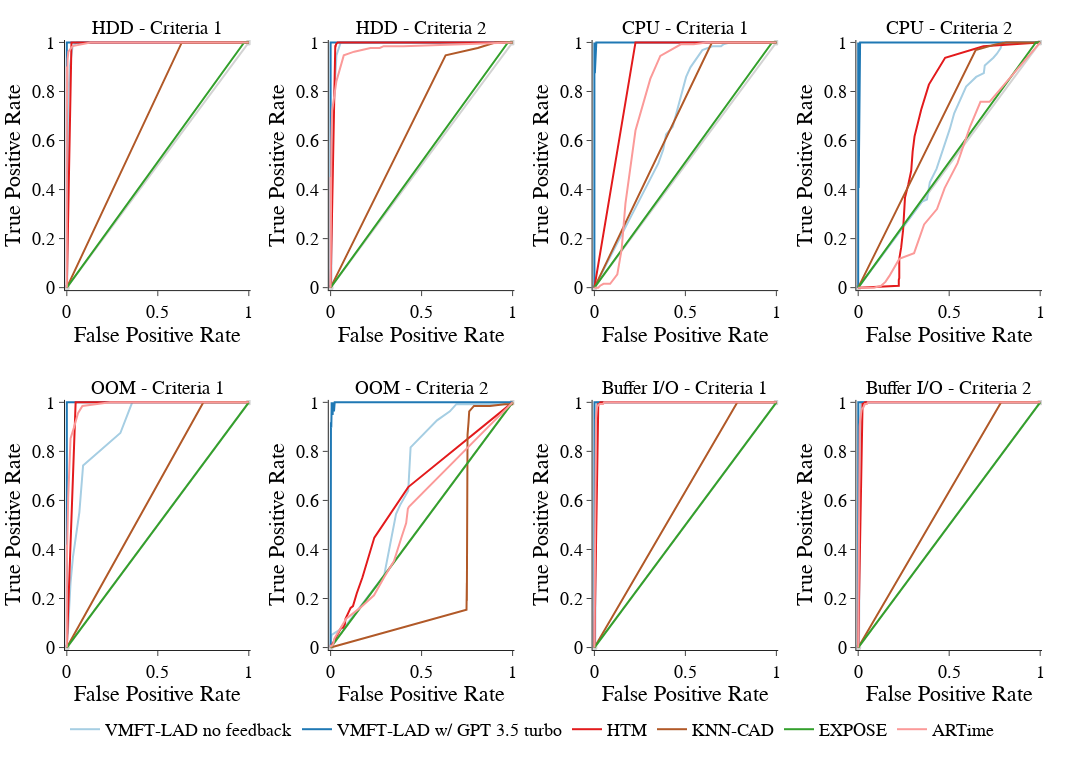

Source (notebook cell):
### Code cell
generateROCForDataset()

### Figure 1 — Plotly figure (JSON) as saved in the notebook; plotly's stock layout.template omitted (floating-point values rounded to 4 significant figures)
{"data": [{"line": {"color": "lightgray"}, "name": "Baseline", "showlegend": false, "type": "scatter", "x": [0, 1], "xaxis": "x", "y": [0, 1], "yaxis": "y"}, {"line": {"color": "#a6cee3"}, "name": "VMFT-LAD no feedback", "showlegend": false, "type": "scatter", "x": [0, 0.002128, 0.002128, 0.002128, 0.002128, 0.002128, 0.002128, 0.002128, 0.004255, 0.004255, 0.004255, 0.006383, 0.01064, 0.01702, 0.03191, 0.05532, 0.1043, 0.1447, 0.2021, 0.3064, 0.4128, 0.5553, 0.6851, 0.8191, 0.8957, 0.9383, 0.9532, 0.9681, 0.9723, 0.983, 0.9915, 0.9915, 0.9915, 0.9915, 0.9915, 0.9936, 1], "xaxis": "x", "y": [0, 0.01504, 0.05263, 0.02256, 0.01504, 0.02256, 0.01504, 0.02256, 0.06015, 0.1128, 0.3534, 0.7519, 0.8195, 0.9023, 0.985, 1, 1, 1, 1, 1, 1, 1, 1, 1, 1, 1, 1, 1, 1, 1, 1, 1, 1, 1, 1, 1, 1], "yaxis": "y"}, {"line": {"color": "#1f78b4"}, "name": "VMFT-LAD w/ GPT 3.5 turbo", "showlegend": false, "type": "scatter", "x": [0, 0, 0, 0, 0, 0, 0, 0, 0, 0, 0, 0, 0, 0, 0, 0, 0, 0, 0, 0, 0, 0.002128, 0.002128, 0.002128, 0.002128, 0.002128, 0.002128, 0.008511, 0.01064, 0.01702, 0.01702, 0.01702, 0.02979, 0.02979, 0.03404, 0.04043, 1], "xaxis": "x", "y": [0, 1, 1, 1, 0.9774, 0.8797, 0.7594, 0.7143, 1, 0.3008, 0.04511, 0.03759, 0.01504, 0.01504, 0.01504, 0.007519, 0.09774, 0.007519, 0.007519, 1, 1, 1, 1, 1, 1, 1, 1, 1, 1, 1, 1, 1, 1, 1, 1, 1, 1], "yaxis": "y"}, {"line": {"color": "#e31a1c"}, "name": "HTM", "showlegend": false, "type": "scatter", "x": [0, 0.0234, 0.0234, 0.0234, 0.0234, 0.0234, 0.0234, 0.02553, 0.02553, 0.02766, 0.02979, 0.0383, 0.0383, 0.04468, 0.04468, 0.05745, 0.07021, 0.1021, 0.1745, 0.5404, 0.9979, 1], "xaxis": "x", "y": [0, 1, 1, 1, 1, 1, 1, 1, 1, 1, 1, 1, 1, 1, 1, 1, 1, 1, 1, 1, 1, 1], "yaxis": "y"}, {"line": {"color": "#b15928"}, "name": "KNN-CAD", "showlegend": false, "type": "scatter", "x": [0, 0.6319, 0.8085, 0.8745, 0.9043, 0.9234, 0.9319, 0.9447, 0.9574, 0.9681, 0.9723, 0.983, 0.9851, 0.9872, 0.9915, 0.9915, 0.9915, 0.9957, 0.9979, 0.9979, 0.9979, 1], "xaxis": "x", "y": [0, 1, 1, 1, 1, 1, 1, 1, 1, 1, 1, 1, 1, 1, 1, 1, 1, 1, 1, 1, 1, 1], "yaxis": "y"}, {"line": {"color": "#33a02c"}, "name": "EXPOSE", "showlegend": false, "type": "scatter", "x": [0, 0, 0.9745, 1, 1, 1, 1, 1, 1, 1, 1, 1, 1, 1, 1, 1, 1, 1, 1, 1, 1, 1], "xaxis": "x", "y": [0, 0, 1, 1, 1, 1, 1, 1, 1, 1, 1, 1, 1, 1, 1, 1, 1, 1, 1, 1, 1, 1], "yaxis": "y"}, {"line": {"color": "#fb9a99"}, "name": "ARTime", "showlegend": false, "type": "scatter", "x": [0, 0, 0, 0, 0, 0, 0, 0, 0.004255, 0.008511, 0.03191, 0.07234, 0.1298, 0.2191, 0.2702, 0.2915, 0.334, 0.3532, 0.3702, 0.3872, 0.4, 1], "xaxis": "x", "y": [0, 0.4211, 0.8421, 0.8872, 0.8872, 0.8947, 0.9023, 0.6992, 0.9323, 0.9624, 0.985, 0.9925, 1, 1, 1, 1, 1, 1, 1, 1, 1, 1], "yaxis": "y"}, {"line": {"color": "lightgray"}, "name": "Baseline", "showlegend": false, "type": "scatter", "x": [0, 1], "xaxis": "x2", "y": [0, 1], "yaxis": "y2"}, {"line": {"color": "#a6cee3"}, "name": "VMFT-LAD no feedback", "showlegend": false, "type": "scatter", "x": [0, 0.002128, 0.002128, 0.002128, 0.002128, 0.002128, 0.002128, 0.002128, 0.004255, 0.004255, 0.004255, 0.006383, 0.01064, 0.01702, 0.03191, 0.05532, 0.1043, 0.1447, 0.2021, 0.3064, 0.4128, 0.5553, 0.6851, 0.8191, 0.8957, 0.9383, 0.9532, 0.9681, 0.9723, 0.983, 0.9915, 0.9915, 0.9915, 0.9915, 0.9915, 0.9936, 1], "xaxis": "x2", "y": [0, 0.01504, 0.01504, 0.01504, 0.01504, 0.01504, 0.01504, 0.01504, 0.02256, 0.02256, 0.1353, 0.5414, 0.609, 0.7368, 0.9474, 1, 1, 1, 1, 1, 1, 1, 1, 1, 1, 1, 1, 1, 1, 1, 1, 1, 1, 1, 1, 1, 1], "yaxis": "y2"}, {"line": {"color": "#1f78b4"}, "name": "VMFT-LAD w/ GPT 3.5 turbo", "showlegend": false, "type": "scatter", "x": [0, 0, 0, 0, 0, 0, 0, 0, 0, 0, 0, 0, 0, 0, 0, 0, 0, 0, 0, 0, 0, 0.002128, 0.002128, 0.002128, 0.002128, 0.002128, 0.002128, 0.008511, 0.01064, 0.01702, 0.01702, 0.01702, 0.02979, 0.02979, 0.03404, 0.04043, 1], "xaxis": "x2", "y": [0, 1, 1, 1, 0.9248, 0.6992, 0.5639, 0.5263, 1, 0.1128, 0.01504, 0.007519, 0.007519, 0.007519, 0.007519, 0.007519, 0.01504, 0.007519, 0.007519, 1, 1, 1, 1, 1, 1, 1, 1, 1, 1, 1, 1, 1, 1, 1, 1, 1, 1], "yaxis": "y2"}, {"line": {"color": "#e31a1c"}, "name": "HTM", "showlegend": false, "type": "scatter", "x": [0, 0.0234, 0.0234, 0.0234, 0.0234, 0.0234, 0.0234, 0.02553, 0.02553, 0.02766, 0.02979, 0.0383, 0.0383, 0.04468, 0.04468, 0.05745, 0.07021, 0.1021, 0.1745, 0.5404, 0.9979, 1], "xaxis": "x2", "y": [0, 0.9774, 0.9774, 0.9774, 0.9774, 0.985, 0.9774, 0.985, 0.985, 0.985, 0.9925, 1, 1, 1, 1, 1, 1, 1, 1, 1, 1, 1], "yaxis": "y2"}, {"line": {"color": "#b15928"}, "name": "KNN-CAD", "showlegend": false, "type": "scatter", "x": [0, 0.6319, 0.8085, 0.8745, 0.9043, 0.9234, 0.9319, 0.9447, 0.9574, 0.9681, 0.9723, 0.983, 0.9851, 0.9872, 0.9915, 0.9915, 0.9915, 0.9957, 0.9979, 0.9979, 0.9979, 1], "xaxis": "x2", "y": [0, 0.9474, 0.9774, 0.9925, 1, 1, 1, 1, 1, 1, 1, 1, 1, 1, 1, 1, 1, 1, 1, 1, 1, 1], "yaxis": "y2"}, {"line": {"color": "#33a02c"}, "name": "EXPOSE", "showlegend": false, "type": "scatter", "x": [0, 0, 0.9745, 1, 1, 1, 1, 1, 1, 1, 1, 1, 1, 1, 1, 1, 1, 1, 1, 1, 1, 1], "xaxis": "x2", "y": [0, 0, 1, 1, 1, 1, 1, 1, 1, 1, 1, 1, 1, 1, 1, 1, 1, 1, 1, 1, 1, 1], "yaxis": "y2"}, {"line": {"color": "#fb9a99"}, "name": "ARTime", "showlegend": false, "type": "scatter", "x": [0, 0, 0, 0, 0, 0, 0, 0, 0.004255, 0.008511, 0.03191, 0.07234, 0.1298, 0.2191, 0.2702, 0.2915, 0.334, 0.3532, 0.3702, 0.3872, 0.4, 1], "xaxis": "x2", "y": [0, 0, 0.07519, 0.1053, 0.1729, 0.3008, 0.4511, 0.04511, 0.594, 0.7218, 0.8421, 0.9474, 0.9624, 0.9774, 0.9774, 0.985, 0.985, 0.985, 0.985, 0.985, 0.985, 1], "yaxis": "y2"}, {"line": {"color": "lightgray"}, "name": "Baseline", "showlegend": false, "type": "scatter", "x": [0, 1], "xaxis": "x3", "y": [0, 1], "yaxis": "y3"}, {"line": {"color": "#a6cee3"}, "name": "VMFT-LAD no feedback", "showlegend": false, "type": "scatter", "x": [0, 0.3517, 0.378, 0.3937, 0.4304, 0.4619, 0.5039, 0.5276, 0.5932, 0.6483, 0.6903, 0.6955, 0.7087, 0.7428, 0.7612, 0.7822, 0.7927, 0.8399, 0.8556, 0.8688, 0.8688, 0.8871, 0.9003, 0.9186, 0.9318, 0.9396, 0.9528, 0.9606, 0.9685, 0.9685, 0.9685, 0.9685, 0.9711, 0.9711, 0.9711, 0.9711, 1], "xaxis": "x3", "y": [0, 0.5078, 0.5625, 0.625, 0.6562, 0.7422, 0.8594, 0.8984, 0.9688, 0.9844, 0.9844, 0.9844, 0.9922, 1, 1, 1, 1, 1, 1, 1, 1, 1, 1, 1, 1, 1, 1, 1, 1, 1, 1, 1, 1, 1, 1, 1, 1], "yaxis": "y3"}, {"line": {"color": "#1f78b4"}, "name": "VMFT-LAD w/ GPT 3.5 turbo", "showlegend": false, "type": "scatter", "x": [0, 0, 0, 0, 0, 0, 0, 0, 0, 0, 0, 0, 0, 0, 0, 0, 0, 0, 0, 0, 0, 0, 0, 0, 0, 0.002625, 0.0105, 0.0105, 0.0105, 0.0105, 0.0105, 0.0105, 0.0105, 0.0105, 0.0105, 0.0105, 1], "xaxis": "x3", "y": [0, 1, 1, 1, 0.9766, 0.9609, 0.9609, 0.9297, 1, 0.8438, 0.75, 0.625, 0.5703, 0.4609, 0.3984, 0.3672, 0.8125, 0.3672, 0.3516, 1, 1, 1, 1, 1, 1, 0.875, 1, 1, 1, 1, 1, 1, 1, 1, 1, 1, 1], "yaxis": "y3"}, {"line": {"color": "#e31a1c"}, "name": "HTM", "showlegend": false, "type": "scatter", "x": [0, 0.2231, 0.2231, 0.2231, 0.2257, 0.2257, 0.2257, 0.2257, 0.231, 0.2362, 0.2467, 0.2572, 0.2756, 0.2913, 0.2992, 0.3097, 0.3465, 0.3885, 0.4777, 0.6877, 0.9974, 1], "xaxis": "x3", "y": [0, 1, 1, 1, 1, 1, 1, 1, 1, 1, 1, 1, 1, 1, 1, 1, 1, 1, 1, 1, 1, 1], "yaxis": "y3"}, {"line": {"color": "#b15928"}, "name": "KNN-CAD", "showlegend": false, "type": "scatter", "x": [0, 0.6457, 0.7559, 0.8136, 0.853, 0.9029, 0.9213, 0.9475, 0.9633, 0.9738, 0.9816, 0.9948, 1, 1, 1, 1, 1, 1, 1, 1, 1, 1], "xaxis": "x3", "y": [0, 1, 1, 1, 1, 1, 1, 1, 1, 1, 1, 1, 1, 1, 1, 1, 1, 1, 1, 1, 1, 1], "yaxis": "y3"}, {"line": {"color": "#33a02c"}, "name": "EXPOSE", "showlegend": false, "type": "scatter", "x": [0, 0, 0.9764, 0.9764, 0.9764, 0.9948, 1, 1, 1, 1, 1, 1, 1, 1, 1, 1, 1, 1, 1, 1, 1, 1], "xaxis": "x3", "y": [0, 0, 1, 1, 1, 1, 1, 1, 1, 1, 1, 1, 1, 1, 1, 1, 1, 1, 1, 1, 1, 1], "yaxis": "y3"}, {"line": {"color": "#fb9a99"}, "name": "ARTime", "showlegend": false, "type": "scatter", "x": [0, 0.007874, 0.021, 0.0315, 0.04987, 0.08661, 0.126, 0.1496, 0.1706, 0.2257, 0.3071, 0.3622, 0.4331, 0.4751, 0.5459, 0.6142, 0.6719, 0.7008, 0.7165, 0.7218, 0.7218, 1], "xaxis": "x3", "y": [0, 0, 0, 0.007812, 0.01562, 0.01562, 0.05469, 0.1562, 0.3438, 0.6406, 0.8516, 0.9453, 0.9766, 0.9922, 0.9922, 1, 1, 1, 1, 1, 1, 1], "yaxis": "y3"}, {"line": {"color": "lightgray"}, "name": "Baseline", "showlegend": false, "type": "scatter", "x": [0, 1], "xaxis": "x4", "y": [0, 1], "yaxis": "y4"}, {"line": {"color": "#a6cee3"}, "name": "VMFT-LAD no feedback", "showlegend": false, "type": "scatter", "x": [0, 0.3517, 0.378, 0.3937, 0.4304, 0.4619, 0.5039, 0.5276, 0.5932, 0.6483, 0.6903, 0.6955, 0.7087, 0.7428, 0.7612, 0.7822, 0.7927, 0.8399, 0.8556, 0.8688, 0.8688, 0.8871, 0.9003, 0.9186, 0.9318, 0.9396, 0.9528, 0.9606, 0.9685, 0.9685, 0.9685, 0.9685, 0.9711, 0.9711, 0.9711, 0.9711, 1], "xaxis": "x4", "y": [0, 0.3516, 0.3594, 0.4297, 0.4844, 0.5547, 0.6484, 0.7109, 0.8203, 0.8594, 0.875, 0.9062, 0.9141, 0.9375, 0.9531, 0.9766, 1, 1, 1, 1, 1, 1, 1, 1, 1, 1, 1, 1, 1, 1, 1, 1, 1, 1, 1, 1, 1], "yaxis": "y4"}, {"line": {"color": "#1f78b4"}, "name": "VMFT-LAD w/ GPT 3.5 turbo", "showlegend": false, "type": "scatter", "x": [0, 0, 0, 0, 0, 0, 0, 0, 0, 0, 0, 0, 0, 0, 0, 0, 0, 0, 0, 0, 0, 0, 0, 0, 0, 0.002625, 0.0105, 0.0105, 0.0105, 0.0105, 0.0105, 0.0105, 0.0105, 0.0105, 0.0105, 0.0105, 1], "xaxis": "x4", "y": [0, 0.9375, 0.7812, 0.7266, 0.6406, 0.5859, 0.5312, 0.4531, 0.8359, 0.3516, 0.2656, 0.2578, 0.2344, 0.1875, 0.125, 0.09375, 0.2891, 0.09375, 0.07812, 0.9453, 0.9609, 1, 1, 1, 0.9453, 0.4062, 1, 1, 1, 1, 1, 1, 1, 1, 1, 1, 1], "yaxis": "y4"}, {"line": {"color": "#e31a1c"}, "name": "HTM", "showlegend": false, "type": "scatter", "x": [0, 0.2231, 0.2231, 0.2231, 0.2257, 0.2257, 0.2257, 0.2257, 0.231, 0.2362, 0.2467, 0.2572, 0.2756, 0.2913, 0.2992, 0.3097, 0.3465, 0.3885, 0.4777, 0.6877, 0.9974, 1], "xaxis": "x4", "y": [0, 0.007812, 0.03125, 0.03125, 0.03906, 0.03906, 0.08594, 0.1172, 0.1406, 0.1641, 0.2344, 0.3672, 0.4219, 0.4766, 0.5547, 0.6172, 0.7266, 0.8281, 0.9375, 0.9844, 1, 1], "yaxis": "y4"}, {"line": {"color": "#b15928"}, "name": "KNN-CAD", "showlegend": false, "type": "scatter", "x": [0, 0.6457, 0.7559, 0.8136, 0.853, 0.9029, 0.9213, 0.9475, 0.9633, 0.9738, 0.9816, 0.9948, 1, 1, 1, 1, 1, 1, 1, 1, 1, 1], "xaxis": "x4", "y": [0, 0.9688, 0.9922, 1, 1, 1, 1, 1, 1, 1, 1, 1, 1, 1, 1, 1, 1, 1, 1, 1, 1, 1], "yaxis": "y4"}, {"line": {"color": "#33a02c"}, "name": "EXPOSE", "showlegend": false, "type": "scatter", "x": [0, 0, 0.9764, 0.9764, 0.9764, 0.9948, 1, 1, 1, 1, 1, 1, 1, 1, 1, 1, 1, 1, 1, 1, 1, 1], "xaxis": "x4", "y": [0, 0, 1, 1, 1, 1, 1, 1, 1, 1, 1, 1, 1, 1, 1, 1, 1, 1, 1, 1, 1, 1], "yaxis": "y4"}, {"line": {"color": "#fb9a99"}, "name": "ARTime", "showlegend": false, "type": "scatter", "x": [0, 0.007874, 0.021, 0.0315, 0.04987, 0.08661, 0.126, 0.1496, 0.1706, 0.2257, 0.3071, 0.3622, 0.4331, 0.4751, 0.5459, 0.6142, 0.6719, 0.7008, 0.7165, 0.7218, 0.7218, 1], "xaxis": "x4", "y": [0, 0, 0, 0, 0, 0, 0.007812, 0.02344, 0.04688, 0.1172, 0.1406, 0.2578, 0.3203, 0.4062, 0.5078, 0.6562, 0.7578, 0.7578, 0.7578, 0.7578, 0.7578, 1], "yaxis": "y4"}, {"line": {"color": "lightgray"}, "name": "Baseline", "showlegend": false, "type": "scatter", "x": [0, 1], "xaxis": "x5", "y": [0, 1], "yaxis": "y5"}, {"line": {"color": "#a6cee3"}, "name": "VMFT-LAD no feedback", "showlegend": false, "type": "scatter", "x": [0, 0, 0, 0, 0, 0, 0.003724, 0.003724, 0.005587, 0.02048, 0.03352, 0.0689, 0.08939, 0.2942, 0.3594, 0.3818, 0.4264, 0.4395, 0.5847, 0.6555, 0.6909, 0.7467, 0.9758, 1, 1, 1, 1, 1, 1, 1, 1, 1, 1, 1, 1, 1, 1], "xaxis": "x5", "y": [0, 0, 0.02206, 0, 0, 0.007353, 0.04412, 0.05147, 0.05882, 0.2647, 0.3676, 0.5515, 0.7426, 0.875, 1, 1, 1, 1, 1, 1, 1, 1, 1, 1, 1, 1, 1, 1, 1, 1, 1, 1, 1, 1, 1, 1, 1], "yaxis": "y5"}, {"line": {"color": "#1f78b4"}, "name": "VMFT-LAD w/ GPT 3.5 turbo", "showlegend": false, "type": "scatter", "x": [0, 0, 0, 0, 0, 0, 0, 0, 0, 0, 0, 0, 0, 0, 0, 0, 0, 0, 0, 0, 0.001862, 0.001862, 0.003724, 0.005587, 0.005587, 0.007449, 0.009311, 0.009311, 0.009311, 0.009311, 0.01117, 0.01117, 0.01304, 0.01862, 0.02235, 0.149, 1], "xaxis": "x5", "y": [0, 0, 1, 1, 0.9779, 0.9632, 0.9191, 0.7206, 0.5809, 0, 0.4926, 0.2353, 0.03676, 0.02941, 0.02206, 0, 0, 0, 0.3309, 1, 1, 1, 1, 1, 1, 1, 1, 1, 1, 1, 1, 1, 1, 1, 1, 1, 1], "yaxis": "y5"}, {"line": {"color": "#e31a1c"}, "name": "HTM", "showlegend": false, "type": "scatter", "x": [0, 0.04469, 0.04655, 0.04655, 0.04842, 0.04842, 0.04842, 0.04842, 0.05214, 0.05773, 0.0689, 0.07821, 0.08194, 0.09497, 0.1099, 0.1229, 0.1434, 0.175, 0.2402, 0.4264, 1, 1], "xaxis": "x5", "y": [0, 1, 1, 1, 1, 1, 1, 1, 1, 1, 1, 1, 1, 1, 1, 1, 1, 1, 1, 1, 1, 1], "yaxis": "y5"}, {"line": {"color": "#b15928"}, "name": "KNN-CAD", "showlegend": false, "type": "scatter", "x": [0, 0.7467, 0.7486, 0.7486, 0.7486, 0.7486, 0.7486, 0.7505, 0.7505, 0.7523, 0.7579, 0.7616, 0.7877, 0.8752, 0.9553, 0.9963, 0.9981, 1, 1, 1, 1, 1], "xaxis": "x5", "y": [0, 1, 1, 1, 1, 1, 1, 1, 1, 1, 1, 1, 1, 1, 1, 1, 1, 1, 1, 1, 1, 1], "yaxis": "y5"}, {"line": {"color": "#33a02c"}, "name": "EXPOSE", "showlegend": false, "type": "scatter", "x": [0, 0, 1, 1, 1, 1, 1, 1, 1, 1, 1, 1, 1, 1, 1, 1, 1, 1, 1, 1, 1, 1], "xaxis": "x5", "y": [0, 0, 1, 1, 1, 1, 1, 1, 1, 1, 1, 1, 1, 1, 1, 1, 1, 1, 1, 1, 1, 1], "yaxis": "y5"}, {"line": {"color": "#fb9a99"}, "name": "ARTime", "showlegend": false, "type": "scatter", "x": [0, 0, 0, 0, 0.007449, 0.0149, 0.02048, 0.03911, 0.06145, 0.08566, 0.162, 0.2384, 0.2942, 0.3482, 0.3892, 0.4153, 0.4246, 0.4302, 0.4302, 0.4302, 0.4302, 1], "xaxis": "x5", "y": [0, 0.1912, 0.4191, 0.3309, 0.6103, 0.7574, 0.8529, 0.8971, 0.9559, 0.9853, 0.9926, 1, 1, 1, 1, 1, 1, 1, 1, 1, 1, 1], "yaxis": "y5"}, {"line": {"color": "lightgray"}, "name": "Baseline", "showlegend": false, "type": "scatter", "x": [0, 1], "xaxis": "x6", "y": [0, 1], "yaxis": "y6"}, {"line": {"color": "#a6cee3"}, "name": "VMFT-LAD no feedback", "showlegend": false, "type": "scatter", "x": [0, 0, 0, 0, 0, 0, 0.003724, 0.003724, 0.005587, 0.02048, 0.03352, 0.0689, 0.08939, 0.2942, 0.3594, 0.3818, 0.4264, 0.4395, 0.5847, 0.6555, 0.6909, 0.7467, 0.9758, 1, 1, 1, 1, 1, 1, 1, 1, 1, 1, 1, 1, 1, 1], "xaxis": "x6", "y": [0, 0, 0.02206, 0, 0, 0.007353, 0.03676, 0.04412, 0.05147, 0.05882, 0.06618, 0.08088, 0.09559, 0.2941, 0.5441, 0.5809, 0.6397, 0.8162, 0.9265, 0.9632, 0.9926, 0.9926, 0.9926, 1, 1, 1, 1, 1, 1, 1, 1, 1, 1, 1, 1, 1, 1], "yaxis": "y6"}, {"line": {"color": "#1f78b4"}, "name": "VMFT-LAD w/ GPT 3.5 turbo", "showlegend": false, "type": "scatter", "x": [0, 0, 0, 0, 0, 0, 0, 0, 0, 0, 0, 0, 0, 0, 0, 0, 0, 0, 0, 0, 0.001862, 0.001862, 0.003724, 0.005587, 0.005587, 0.007449, 0.009311, 0.009311, 0.009311, 0.009311, 0.01117, 0.01117, 0.01304, 0.01862, 0.02235, 0.149, 1], "xaxis": "x6", "y": [0, 0, 0.8603, 0.5074, 0.2206, 0.1691, 0.08824, 0.07353, 0.06618, 0, 0.04412, 0.03676, 0.02941, 0.02206, 0.01471, 0, 0, 0, 0.03676, 0.6618, 0.7794, 0.9191, 0.8971, 0.9779, 1, 0.9559, 1, 1, 1, 1, 0.9485, 0.9632, 1, 0.9632, 1, 1, 1], "yaxis": "y6"}, {"line": {"color": "#e31a1c"}, "name": "HTM", "showlegend": false, "type": "scatter", "x": [0, 0.04469, 0.04655, 0.04655, 0.04842, 0.04842, 0.04842, 0.04842, 0.05214, 0.05773, 0.0689, 0.07821, 0.08194, 0.09497, 0.1099, 0.1229, 0.1434, 0.175, 0.2402, 0.4264, 1, 1], "xaxis": "x6", "y": [0, 0.06618, 0.06618, 0.06618, 0.07353, 0.07353, 0.07353, 0.07353, 0.07353, 0.08088, 0.08088, 0.09559, 0.1176, 0.1397, 0.1618, 0.1691, 0.2206, 0.2868, 0.4485, 0.6544, 1, 1], "yaxis": "y6"}, {"line": {"color": "#b15928"}, "name": "KNN-CAD", "showlegend": false, "type": "scatter", "x": [0, 0.7467, 0.7486, 0.7486, 0.7486, 0.7486, 0.7486, 0.7505, 0.7505, 0.7523, 0.7579, 0.7616, 0.7877, 0.8752, 0.9553, 0.9963, 0.9981, 1, 1, 1, 1, 1], "xaxis": "x6", "y": [0, 0.1544, 0.2647, 0.4338, 0.5809, 0.6618, 0.1912, 0.7132, 0.7794, 0.8676, 0.9191, 0.9632, 0.9853, 0.9853, 0.9926, 0.9926, 0.9926, 1, 1, 1, 1, 1], "yaxis": "y6"}, {"line": {"color": "#33a02c"}, "name": "EXPOSE", "showlegend": false, "type": "scatter", "x": [0, 0, 1, 1, 1, 1, 1, 1, 1, 1, 1, 1, 1, 1, 1, 1, 1, 1, 1, 1, 1, 1], "xaxis": "x6", "y": [0, 0, 1, 1, 1, 1, 1, 1, 1, 1, 1, 1, 1, 1, 1, 1, 1, 1, 1, 1, 1, 1], "yaxis": "y6"}, {"line": {"color": "#fb9a99"}, "name": "ARTime", "showlegend": false, "type": "scatter", "x": [0, 0, 0, 0, 0.007449, 0.0149, 0.02048, 0.03911, 0.06145, 0.08566, 0.162, 0.2384, 0.2942, 0.3482, 0.3892, 0.4153, 0.4246, 0.4302, 0.4302, 0.4302, 0.4302, 1], "xaxis": "x6", "y": [0, 0, 0.007353, 0.007353, 0.007353, 0.01471, 0.03676, 0.05882, 0.08824, 0.1176, 0.1618, 0.2132, 0.2868, 0.3529, 0.4485, 0.5074, 0.5662, 0.5735, 0.5735, 0.5735, 0.5735, 1], "yaxis": "y6"}, {"line": {"color": "lightgray"}, "name": "Baseline", "showlegend": false, "type": "scatter", "x": [0, 1], "xaxis": "x7", "y": [0, 1], "yaxis": "y7"}, {"line": {"color": "#a6cee3"}, "name": "VMFT-LAD no feedback", "showlegend": false, "type": "scatter", "x": [0, 0.004685, 0.004685, 0.004685, 0.004685, 0.004685, 0.005726, 0.006767, 0.008329, 0.00885, 0.01093, 0.01458, 0.01978, 0.02603, 0.04529, 0.07184, 0.09682, 0.1353, 0.1853, 0.2535, 0.3581, 0.4633, 0.6257, 0.8121, 0.9214, 0.9625, 0.9807, 0.9891, 0.9948, 0.9974, 0.999, 0.999, 0.999, 0.999, 1, 1, 1], "xaxis": "x7", "y": [0, 0.02098, 0.1678, 0.02098, 0.02098, 0.02797, 0.4755, 0.6224, 0.6783, 0.8741, 0.993, 1, 1, 1, 1, 1, 1, 1, 1, 1, 1, 1, 1, 1, 1, 1, 1, 1, 1, 1, 1, 1, 1, 1, 1, 1, 1], "yaxis": "y7"}, {"line": {"color": "#1f78b4"}, "name": "VMFT-LAD w/ GPT 3.5 turbo", "showlegend": false, "type": "scatter", "x": [0, 0, 0, 0, 0, 0, 0, 0, 0, 0, 0, 0.0005206, 0.0005206, 0.001041, 0.001041, 0.001041, 0.001041, 0.001041, 0.001562, 0.001562, 0.002082, 0.003123, 0.003123, 0.003123, 0.004164, 0.005726, 0.008329, 0.0151, 0.01978, 0.0229, 0.03019, 0.03332, 0.03384, 0.03488, 0.04685, 0.0557, 1], "xaxis": "x7", "y": [0, 0.01399, 0.01399, 0.02098, 0.1608, 0.4685, 0.6154, 0.6783, 0.8741, 0.993, 0.01399, 1, 1, 1, 1, 1, 1, 1, 1, 1, 1, 1, 1, 1, 1, 1, 1, 1, 1, 1, 1, 1, 1, 1, 1, 1, 1], "yaxis": "y7"}, {"line": {"color": "#e31a1c"}, "name": "HTM", "showlegend": false, "type": "scatter", "x": [0, 0.01926, 0.01926, 0.01926, 0.01978, 0.0203, 0.0203, 0.02134, 0.02134, 0.02395, 0.02603, 0.03332, 0.03748, 0.04841, 0.06195, 0.07184, 0.1005, 0.1458, 0.2285, 0.7376, 0.9995, 1], "xaxis": "x7", "y": [0, 0.979, 0.979, 0.979, 0.986, 0.986, 0.986, 0.993, 0.993, 0.993, 0.993, 1, 1, 1, 1, 1, 1, 1, 1, 1, 1, 1], "yaxis": "y7"}, {"line": {"color": "#b15928"}, "name": "KNN-CAD", "showlegend": false, "type": "scatter", "x": [0, 0.7855, 0.9328, 0.9656, 0.9761, 0.9844, 0.9865, 0.9912, 0.9932, 0.9938, 0.9948, 0.999, 0.999, 0.9995, 0.9995, 0.9995, 0.9995, 1, 1, 1, 1, 1], "xaxis": "x7", "y": [0, 1, 1, 1, 1, 1, 1, 1, 1, 1, 1, 1, 1, 1, 1, 1, 1, 1, 1, 1, 1, 1], "yaxis": "y7"}, {"line": {"color": "#33a02c"}, "name": "EXPOSE", "showlegend": false, "type": "scatter", "x": [0, 0, 0.9964, 0.999, 0.9995, 0.9995, 1, 1, 1, 1, 1, 1, 1, 1, 1, 1, 1, 1, 1, 1, 1, 1], "xaxis": "x7", "y": [0, 0, 1, 1, 1, 1, 1, 1, 1, 1, 1, 1, 1, 1, 1, 1, 1, 1, 1, 1, 1, 1], "yaxis": "y7"}, {"line": {"color": "#fb9a99"}, "name": "ARTime", "showlegend": false, "type": "scatter", "x": [0, 0.002082, 0.003123, 0.003123, 0.004685, 0.006247, 0.008329, 0.01093, 0.0151, 0.01926, 0.02811, 0.03696, 0.04789, 0.05362, 0.06143, 0.06923, 0.07548, 0.0786, 0.08225, 0.08485, 0.08485, 1], "xaxis": "x7", "y": [0, 0.2378, 0.6364, 0.4545, 0.7762, 0.8601, 0.9301, 0.958, 0.986, 0.986, 0.993, 0.993, 0.993, 1, 1, 1, 1, 1, 1, 1, 1, 1], "yaxis": "y7"}, {"line": {"color": "lightgray"}, "name": "Baseline", "showlegend": false, "type": "scatter", "x": [0, 1], "xaxis": "x8", "y": [0, 1], "yaxis": "y8"}, {"line": {"color": "#a6cee3"}, "name": "VMFT-LAD no feedback", "showlegend": true, "type": "scatter", "x": [0, 0.004685, 0.004685, 0.004685, 0.004685, 0.004685, 0.005726, 0.006767, 0.008329, 0.00885, 0.01093, 0.01458, 0.01978, 0.02603, 0.04529, 0.07184, 0.09682, 0.1353, 0.1853, 0.2535, 0.3581, 0.4633, 0.6257, 0.8121, 0.9214, 0.9625, 0.9807, 0.9891, 0.9948, 0.9974, 0.999, 0.999, 0.999, 0.999, 1, 1, 1], "xaxis": "x8", "y": [0, 0.02098, 0.1469, 0.02098, 0.02098, 0.02098, 0.3636, 0.5385, 0.6014, 0.8182, 0.979, 1, 1, 1, 1, 1, 1, 1, 1, 1, 1, 1, 1, 1, 1, 1, 1, 1, 1, 1, 1, 1, 1, 1, 1, 1, 1], "yaxis": "y8"}, {"line": {"color": "#1f78b4"}, "name": "VMFT-LAD w/ GPT 3.5 turbo", "showlegend": true, "type": "scatter", "x": [0, 0, 0, 0, 0, 0, 0, 0, 0, 0, 0, 0.0005206, 0.0005206, 0.001041, 0.001041, 0.001041, 0.001041, 0.001041, 0.001562, 0.001562, 0.002082, 0.003123, 0.003123, 0.003123, 0.004164, 0.005726, 0.008329, 0.0151, 0.01978, 0.0229, 0.03019, 0.03332, 0.03384, 0.03488, 0.04685, 0.0557, 1], "xaxis": "x8", "y": [0, 0.01399, 0.01399, 0.01399, 0.1399, 0.3566, 0.5315, 0.5944, 0.8112, 0.972, 0.01399, 1, 1, 1, 1, 1, 1, 1, 1, 1, 1, 1, 1, 1, 1, 1, 1, 1, 1, 1, 1, 1, 1, 1, 1, 1, 1], "yaxis": "y8"}, {"line": {"color": "#e31a1c"}, "name": "HTM", "showlegend": true, "type": "scatter", "x": [0, 0.01926, 0.01926, 0.01926, 0.01978, 0.0203, 0.0203, 0.02134, 0.02134, 0.02395, 0.02603, 0.03332, 0.03748, 0.04841, 0.06195, 0.07184, 0.1005, 0.1458, 0.2285, 0.7376, 0.9995, 1], "xaxis": "x8", "y": [0, 0.9161, 0.9371, 0.9301, 0.951, 0.972, 0.972, 0.979, 0.979, 0.993, 0.993, 1, 1, 1, 1, 1, 1, 1, 1, 1, 1, 1], "yaxis": "y8"}, {"line": {"color": "#b15928"}, "name": "KNN-CAD", "showlegend": true, "type": "scatter", "x": [0, 0.7855, 0.9328, 0.9656, 0.9761, 0.9844, 0.9865, 0.9912, 0.9932, 0.9938, 0.9948, 0.999, 0.999, 0.9995, 0.9995, 0.9995, 0.9995, 1, 1, 1, 1, 1], "xaxis": "x8", "y": [0, 1, 1, 1, 1, 1, 1, 1, 1, 1, 1, 1, 1, 1, 1, 1, 1, 1, 1, 1, 1, 1], "yaxis": "y8"}, {"line": {"color": "#33a02c"}, "name": "EXPOSE", "showlegend": true, "type": "scatter", "x": [0, 0, 0.9964, 0.999, 0.9995, 0.9995, 1, 1, 1, 1, 1, 1, 1, 1, 1, 1, 1, 1, 1, 1, 1, 1], "xaxis": "x8", "y": [0, 0, 1, 1, 1, 1, 1, 1, 1, 1, 1, 1, 1, 1, 1, 1, 1, 1, 1, 1, 1, 1], "yaxis": "y8"}, {"line": {"color": "#fb9a99"}, "name": "ARTime", "showlegend": true, "type": "scatter", "x": [0, 0.002082, 0.003123, 0.003123, 0.004685, 0.006247, 0.008329, 0.01093, 0.0151, 0.01926, 0.02811, 0.03696, 0.04789, 0.05362, 0.06143, 0.06923, 0.07548, 0.0786, 0.08225, 0.08485, 0.08485, 1], "xaxis": "x8", "y": [0, 0.2168, 0.5734, 0.4056, 0.7273, 0.8182, 0.9021, 0.9301, 0.965, 0.972, 0.979, 0.993, 0.993, 1, 1, 1, 1, 1, 1, 1, 1, 1], "yaxis": "y8"}], "layout": {"annotations": [{"font": {"size": 19}, "showarrow": false, "text": "HDD - Criteria 1", "x": 0.095, "xanchor": "center", "xref": "paper", "y": 1, "yanchor": "bottom", "yref": "paper"}, {"font": {"size": 19}, "showarrow": false, "text": "HDD - Criteria 2", "x": 0.365, "xanchor": "center", "xref": "paper", "y": 1, "yanchor": "bottom", "yref": "paper"}, {"font": {"size": 19}, "showarrow": false, "text": "CPU - Criteria 1", "x": 0.635, "xanchor": "center", "xref": "paper", "y": 1, "yanchor": "bottom", "yref": "paper"}, {"font": {"size": 19}, "showarrow": false, "text": "CPU - Criteria 2", "x": 0.905, "xanchor": "center", "xref": "paper", "y": 1, "yanchor": "bottom", "yref": "paper"}, {"font": {"size": 19}, "showarrow": false, "text": "OOM - Criteria 1", "x": 0.095, "xanchor": "center", "xref": "paper", "y": 0.41, "yanchor": "bottom", "yref": "paper"}, {"font": {"size": 19}, "showarrow": false, "text": "OOM - Criteria 2", "x": 0.365, "xanchor": "center", "xref": "paper", "y": 0.41, "yanchor": "bottom", "yref": "paper"}, {"font": {"size": 19}, "showarrow": false, "text": "Buffer I/O - Criteria 1", "x": 0.635, "xanchor": "center", "xref": "paper", "y": 0.41, "yanchor": "bottom", "yref": "paper"}, {"font": {"size": 19}, "showarrow": false, "text": "Buffer I/O - Criteria 2", "x": 0.905, "xanchor": "center", "xref": "paper", "y": 0.41, "yanchor": "bottom", "yref": "paper"}], "font": {"color": "black", "family": "Arial", "size": 18}, "height": 760, "legend": {"orientation": "h"}, "margin": {"b": 40, "l": 60, "r": 50, "t": 40}, "title": {"x": 0.5, "xref": "paper", "y": 0.05}, "width": 1448, "xaxis": {"anchor": "y", "domain": [0, 0.19], "range": [-0.01, 1.01], "title": {"standoff": 5, "text": "False Positive Rate"}}, "xaxis2": {"anchor": "y2", "domain": [0.27, 0.46], "range": [-0.01, 1.01], "title": {"standoff": 5, "text": "False Positive Rate"}}, "xaxis3": {"anchor": "y3", "domain": [0.54, 0.73], "range": [-0.01, 1.01], "title": {"standoff": 5, "text": "False Positive Rate"}}, "xaxis4": {"anchor": "y4", "domain": [0.81, 1], "range": [-0.01, 1.01], "title": {"standoff": 5, "text": "False Positive Rate"}}, "xaxis5": {"anchor": "y5", "domain": [0, 0.19], "range": [-0.01, 1.01], "title": {"standoff": 5, "text": "False Positive Rate"}}, "xaxis6": {"anchor": "y6", "domain": [0.27, 0.46], "range": [-0.01, 1.01], "title": {"standoff": 5, "text": "False Positive Rate"}}, "xaxis7": {"anchor": "y7", "domain": [0.54, 0.73], "range": [-0.01, 1.01], "title": {"standoff": 5, "text": "False Positive Rate"}}, "xaxis8": {"anchor": "y8", "domain": [0.81, 1], "range": [-0.01, 1.01], "title": {"standoff": 5, "text": "False Positive Rate"}}, "yaxis": {"anchor": "x", "domain": [0.59, 1], "range": [-0.01, 1.01], "title": {"standoff": 5, "text": "True Positive Rate"}}, "yaxis2": {"anchor": "x2", "domain": [0.59, 1], "range": [-0.01, 1.01], "title": {"standoff": 5, "text": "True Positive Rate"}}, "yaxis3": {"anchor": "x3", "domain": [0.59, 1], "range": [-0.01, 1.01], "title": {"standoff": 5, "text": "True Positive Rate"}}, "yaxis4": {"anchor": "x4", "domain": [0.59, 1], "range": [-0.01, 1.01], "title": {"standoff": 5, "text": "True Positive Rate"}}, "yaxis5": {"anchor": "x5", "domain": [0, 0.41], "range": [-0.01, 1.01], "title": {"standoff": 5, "text": "True Positive Rate"}}, "yaxis6": {"anchor": "x6", "domain": [0, 0.41], "range": [-0.01, 1.01], "title": {"standoff": 5, "text": "True Positive Rate"}}, "yaxis7": {"anchor": "x7", "domain": [0, 0.41], "range": [-0.01, 1.01], "title": {"standoff": 5, "text": "True Positive Rate"}}, "yaxis8": {"anchor": "x8", "domain": [0, 0.41], "range": [-0.01, 1.01], "title": {"standoff": 5, "text": "True Positive Rate"}}}}
